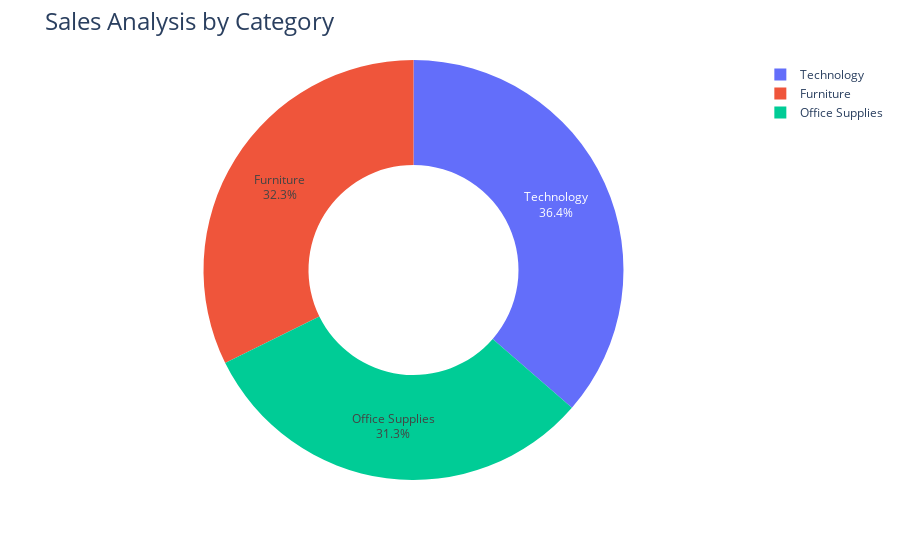

Source (notebook cell):
### Code cell
category_sales = data.groupby('Category')['Sales'].sum().reset_index()

fig = px.pie(category_sales,names = 'Category',values = 'Sales',hole =0.5)
fig.update_traces(textposition = 'inside', textinfo = 'percent+label')
fig.update_layout(title_text='Sales Analysis by Category',title_font=dict(size=24))
fig.show()

### Figure 1 — Plotly figure (JSON) as saved in the notebook; plotly's stock layout.template omitted (floating-point values rounded to 4 significant figures)
{"data": [{"domain": {"x": [0, 1], "y": [0, 1]}, "hole": 0.5, "hovertemplate": "Category=%{label}<br>Sales=%{value}<extra></extra>", "labels": ["Furniture", "Office Supplies", "Technology"], "legendgroup": "", "name": "", "showlegend": true, "textinfo": "percent+label", "textposition": "inside", "type": "pie", "values": [742000.0, 719000.0, 836200.0]}], "layout": {"autosize": true, "legend": {"tracegroupgap": 0}, "margin": {"t": 60}, "title": {"font": {"size": 24}, "text": "Sales Analysis by Category"}}}
